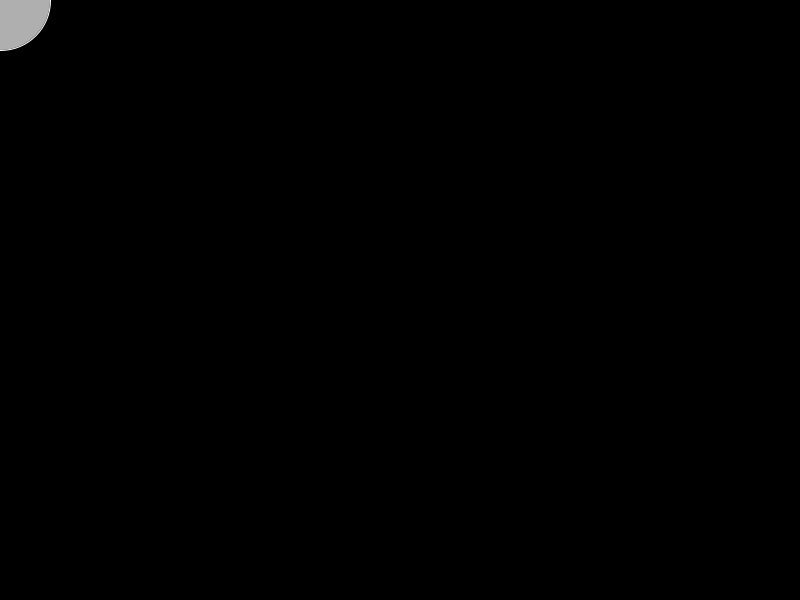
Frame 1 (no input)
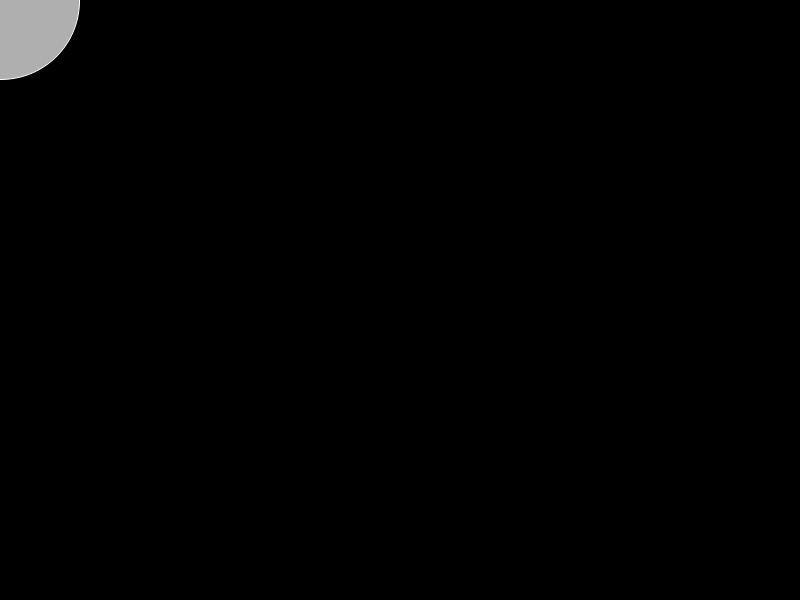
Frame 60 (the mouse pressed at the canvas centre just before this capture)
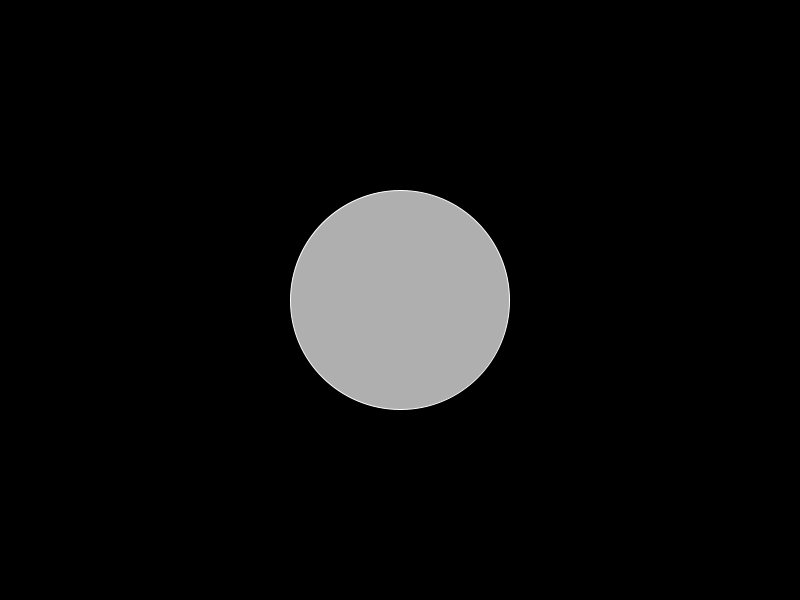
Frame 120 (the mouse held since frame 60 and released just before this capture)

The Processing sketch that drew these frames (run headless with seeded random() and noise(); from frame 60 on, the mouse is pressed at the canvas centre):

// Processing sketch: exercise_4_3
// ── exercise_4_3.pde
int circleSize = 0;
int circleX = 100;
int circleY = 100;

void setup() {
  size(800, 600);
}

void draw() {
  background(0);
  stroke(255);
  fill(175);
  ellipse(mouseX, mouseY, circleX, circleX);
  
  circleX = circleX + 1;
}
